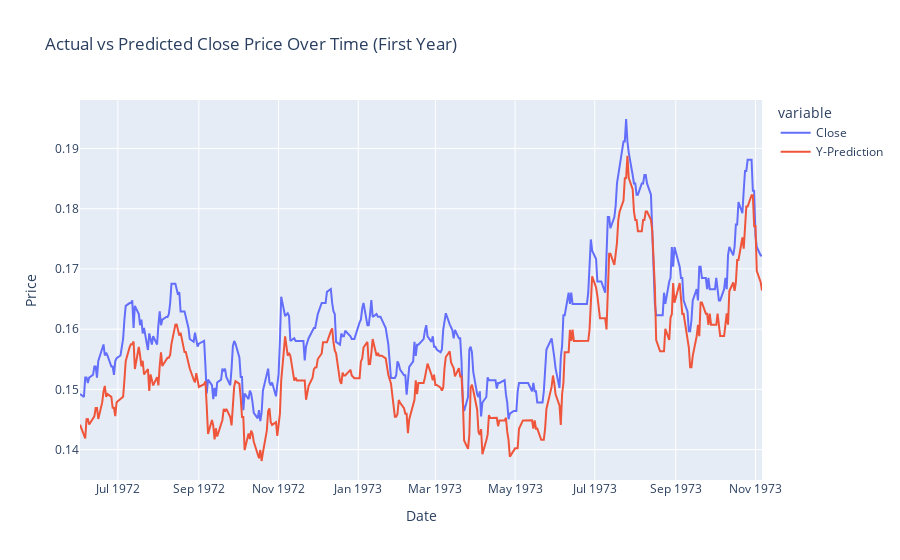

The notebook cell saved with this chart:
### Markdown cell above
# We can visualize predicted price vs actual close price over the first year of data
#### While it may seem that predicted price and close price are far apart, this is a difference of only about 1 cent.

### Code cell
fig = px.line(df_in.head(360), x='Date', y=['Close', 'Y-Prediction'],
              labels={'value':'Price', 'Date':'Date'},
              title='Actual vs Predicted Close Price Over Time (First Year)')
fig.show()

### Figure 1 — Plotly figure (JSON) as saved in the notebook; plotly's stock layout.template omitted (floating-point values rounded to 4 significant figures; data arrays with more than 128 entries replaced by an {"elided": "..."} marker saying what was removed)
{"data": [{"hovertemplate": "variable=Close<br>Date=%{x}<br>Price=%{y}<extra></extra>", "legendgroup": "Close", "line": {"color": "#636efa", "dash": "solid"}, "marker": {"symbol": "circle"}, "mode": "lines", "name": "Close", "orientation": "v", "showlegend": true, "type": "scatter", "x": {"elided": "360 str values"}, "xaxis": "x", "y": {"elided": "360 float values"}, "yaxis": "y"}, {"hovertemplate": "variable=Y-Prediction<br>Date=%{x}<br>Price=%{y}<extra></extra>", "legendgroup": "Y-Prediction", "line": {"color": "#EF553B", "dash": "solid"}, "marker": {"symbol": "circle"}, "mode": "lines", "name": "Y-Prediction", "orientation": "v", "showlegend": true, "type": "scatter", "x": {"elided": "360 str values"}, "xaxis": "x", "y": {"elided": "360 float values"}, "yaxis": "y"}], "layout": {"legend": {"title": {"text": "variable"}, "tracegroupgap": 0}, "title": {"text": "Actual vs Predicted Close Price Over Time (First Year)"}, "xaxis": {"anchor": "y", "domain": [0, 1], "title": {"text": "Date"}}, "yaxis": {"anchor": "x", "domain": [0, 1], "title": {"text": "Price"}}}}
